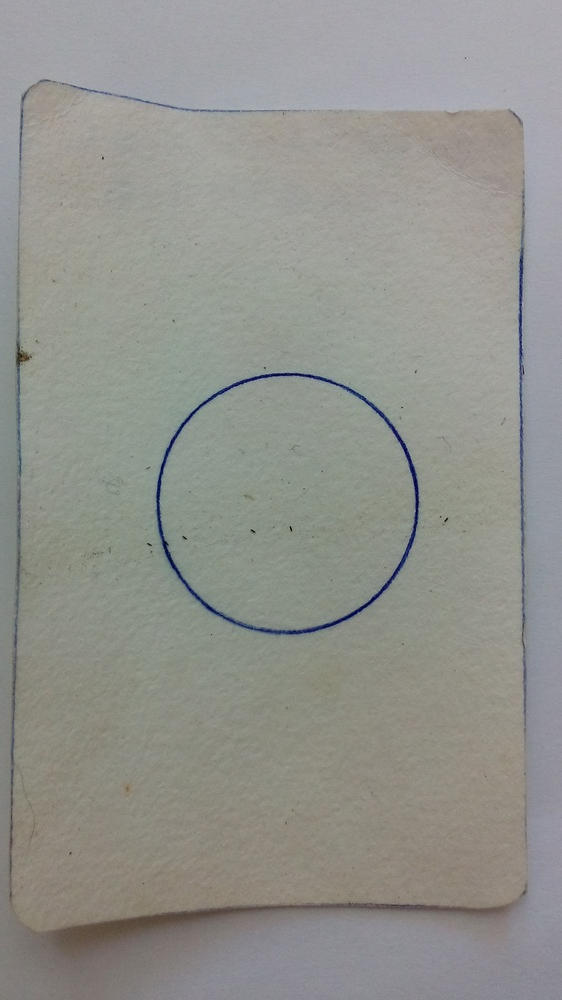
#> input picture samples/06.4SEM.CENC.INTRA.SONY.jpg, 562 x 1000 px, shrunk from 1728 x 3072 before the run; its folder holds only this picture in this run
$ python -i Detection.py   (imports and definitions only)
#> lines starting #> are read from the running program, lines starting #| are printed output that depends on the picture; after the words box and inside, x2 and y2 are one past the last pixel; in counts of white or black regions, pixels touching at a corner belong together
#> further down, picture is the input picture: shape (1000, 562, 3); mean B, G, R 141.1, 146.6, 145.8
# -*- coding: utf-8 -*-

import cv2
import numpy as np

from skimage import io, feature, img_as_ubyte, morphology, transform, measure, draw, exposure, color
from scipy.spatial import distance
from scipy.ndimage.morphology import binary_fill_holes
from sklearn.cluster import KMeans

# Detect the central circle. This is useful to correctly crop the palette image
# image: rgb image
def detect_circle_mark(image):

	# first step: segmenting the central circle using Canny
	gsimage = cv2.cvtColor(image, cv2.COLOR_BGR2GRAY)

	# local histogram equalization
	clahe = cv2.createCLAHE(clipLimit=1.0, tileGridSize=(2,2))
	gsimage = clahe.apply(gsimage)
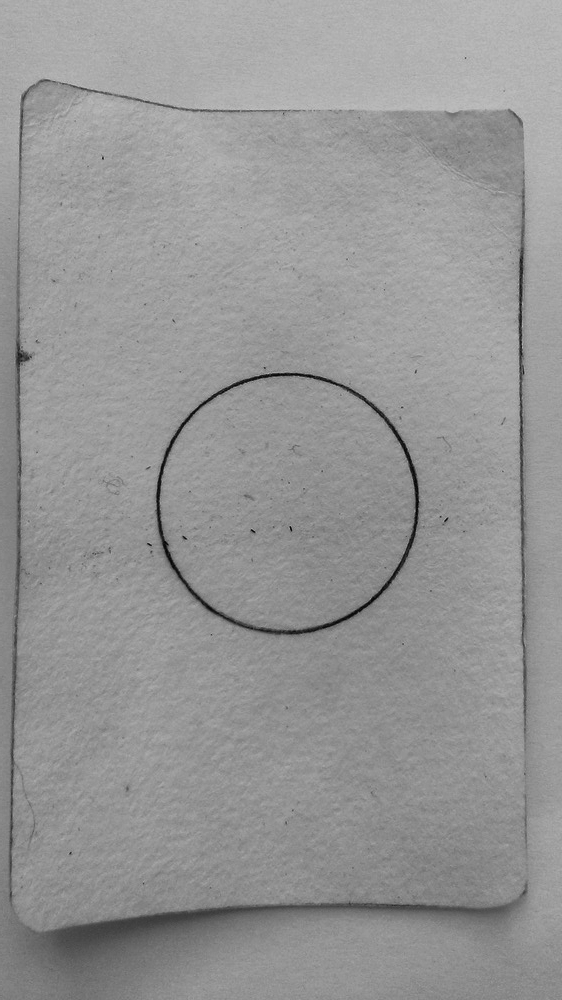
#> gsimage: shape (1000, 562); min 3, max 193, mean 149.6

	bimage = feature.canny(gsimage, sigma=3)
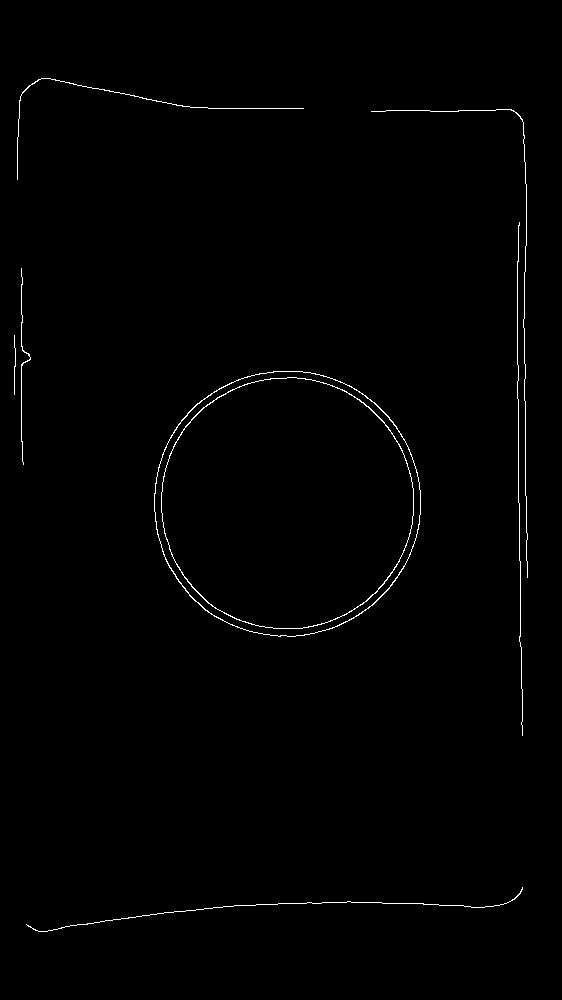
#> bimage: shape (1000, 562) bool; 0.75% white in thin lines or dots, all inside (x1, y1, x2, y2) = (14, 78, 528, 932)
	bimage = img_as_ubyte(bimage) # converting image format to unsigned byte


	# dilating the circle. It makes easy the identification performed by ransac algorithm.
	#bimage = morphology.dilation(bimage, morphology.disk(6))
	coords = np.column_stack(np.nonzero(bimage))
#> coords = 4192 pairs, first value 78 to 931, second value 14 to 527

	# detecting circle using ransac.
	if len(coords) > 0:
		model, inliers = measure.ransac(coords, measure.CircleModel, min_samples=3, residual_threshold=1, max_trials=1000)

	else:
		return None

	# checking if the radius has an acceptable value
	gsrows, gscols = gsimage.shape
#> gsrows = 1000; gscols = 562

	for param in model.params:
		if param < 0: #or (param > gsrows or param > gscols):
			return None
#> this loop made 3 passes
#> param on passes 1 to 3: 502.9, 286.4, 133


	rr, cc = draw.circle_perimeter(int(model.params[0]), int(model.params[1]), int(model.params[2]), shape=image.shape)
#> rr = 752 values, max 634 at index 0, min 370 at index 1, mean 502; cc = 752 values, max 418 at index 4, min 154 at index 6, mean 286
	gsimage[rr, cc] = 0
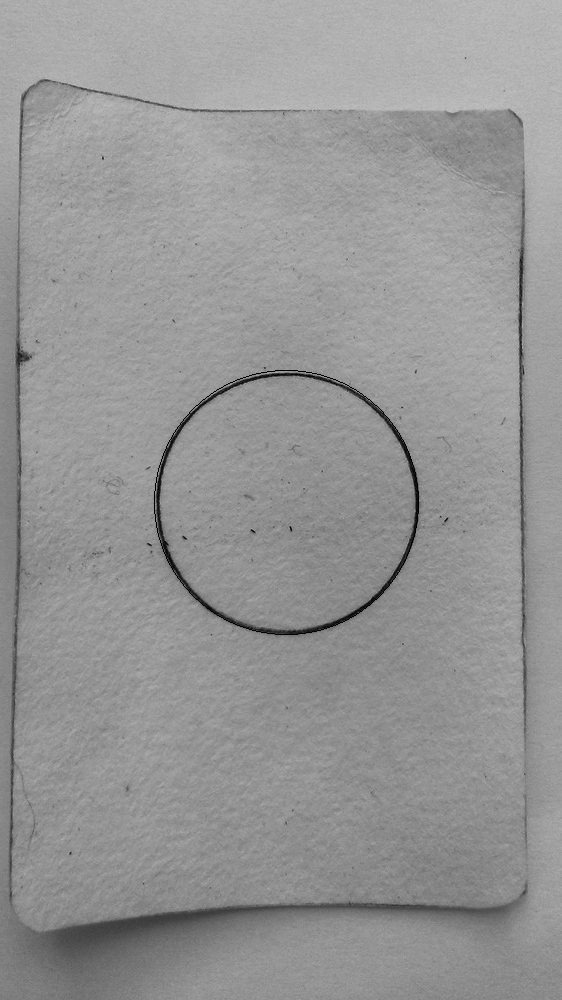
#> gsimage: shape (1000, 562); 0.13% of pixels changed, all inside (x1, y1, x2, y2) = (154, 370, 419, 635)

	#io.imsave("/home/joaoherrera/Desktop/outw.jpg", gsimage)

	return model.params # center X, center Y, radius


# Detect the contour of all objects in the image
# bimage: binary image
# [265 lines left out: functions object_detection, _second_point_line_eq, shape_detection, get_object_area, get_object_color, lbpriu2_texture_analysis, not called in this run]

>>> import cv2
>>> picture = cv2.imread('samples/06.4SEM.CENC.INTRA.SONY.jpg')
>>> result = detect_circle_mark(picture)
#> result = (502.9, 286.4, 133)

$ run again, on samples/24.1SEM.CENC.INTRA.SONY.jpg
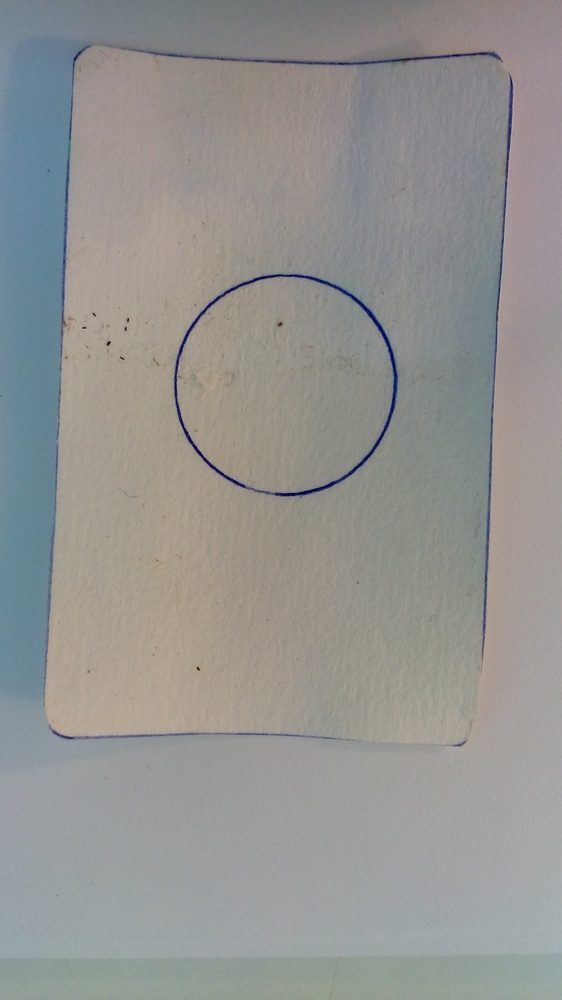
#> input picture samples/24.1SEM.CENC.INTRA.SONY.jpg, 562 x 1000 px, shrunk from 1728 x 3072 before the run
#> picture is the input picture: shape (1000, 562, 3); mean B, G, R 145.2, 147.6, 147.7
#> in detect_circle_mark, `bimage = feature.canny(gsimage, sigma=3)`:
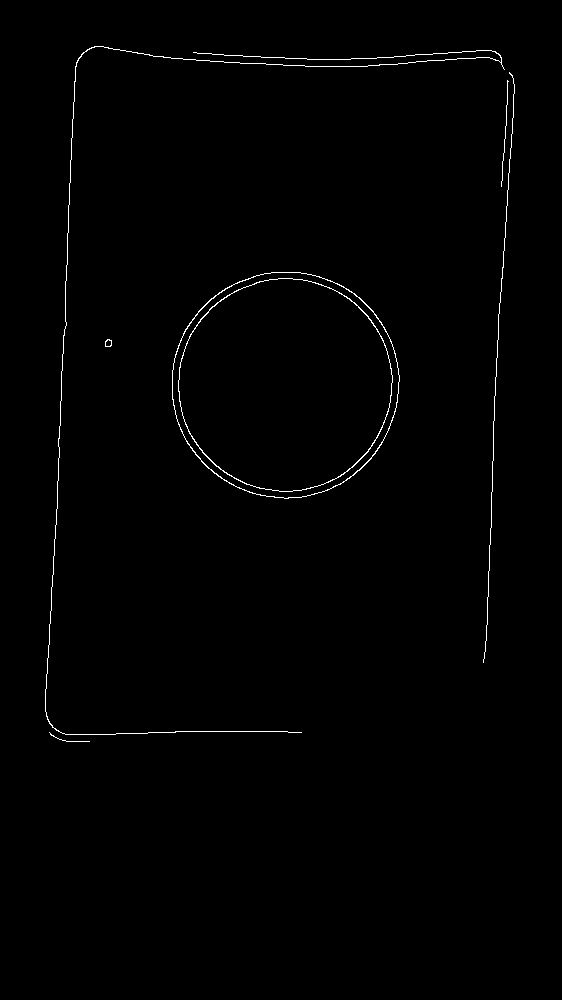
#> bimage: shape (1000, 562) bool; 0.72% white in thin lines or dots, all inside (x1, y1, x2, y2) = (45, 46, 515, 742)
#> coords = 4066 pairs, first value 46 to 741, second value 45 to 514
#> the loop in detect_circle_mark, `for param in model.params:` made 3 passes
#> param on passes 1 to 3: 384.3, 285, 106.5
#> rr = 608 values, max 490 at index 0, min 278 at index 1, mean 384; cc = 608 values, max 390 at index 4, min 178 at index 6, mean 284
#> in detect_circle_mark, `gsimage[rr, cc] = 0`:
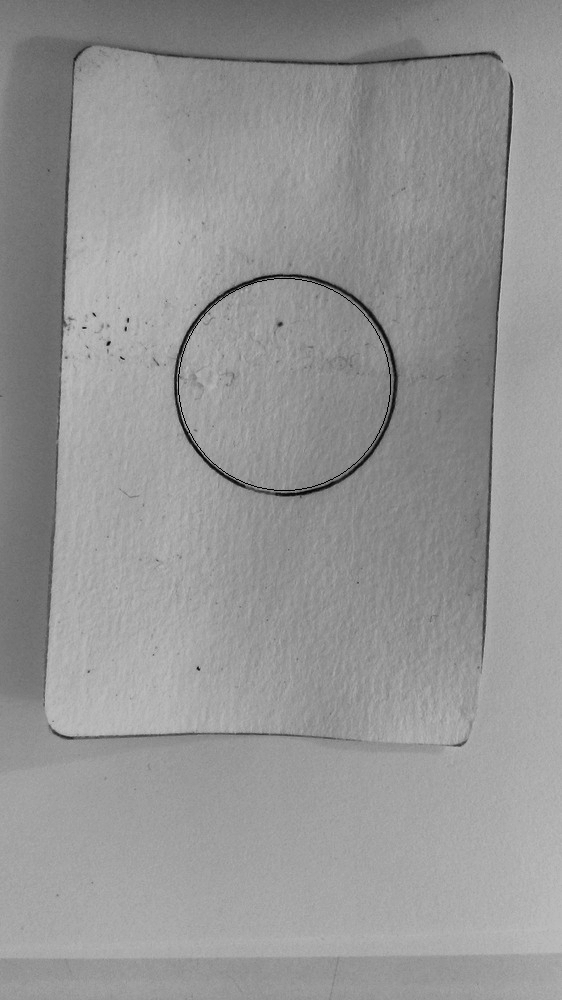
#> gsimage: shape (1000, 562); min 0, max 195, mean 149
#> result = (384.3, 285, 106.5)

$ run again, on samples/36.2SEM.CENC.PERI.SONY.jpg
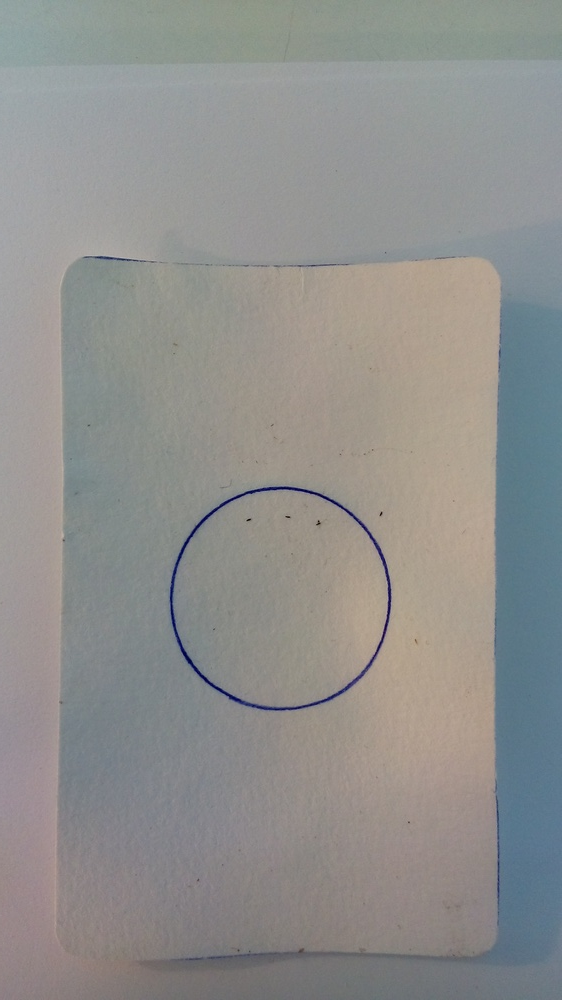
#> input picture samples/36.2SEM.CENC.PERI.SONY.jpg, 562 x 1000 px, shrunk from 1728 x 3072 before the run
#> picture is the input picture: shape (1000, 562, 3); mean B, G, R 141.4, 143.5, 143.6
#> in detect_circle_mark, `bimage = feature.canny(gsimage, sigma=3)`:
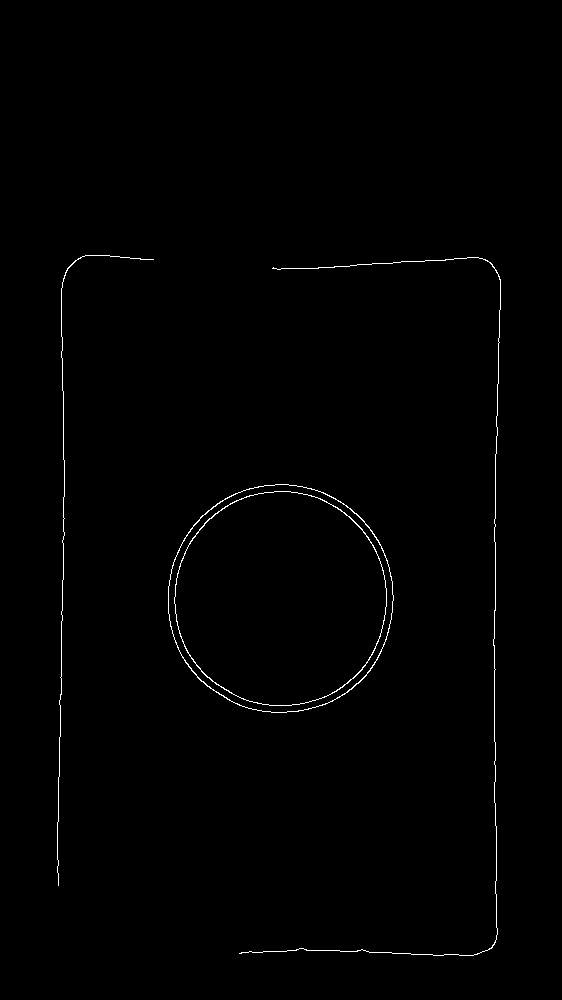
#> bimage: shape (1000, 562) bool; 0.62% white in thin lines or dots, all inside (x1, y1, x2, y2) = (57, 255, 501, 956)
#> coords = 3482 pairs, first value 255 to 955, second value 57 to 500
#> the loop in detect_circle_mark, `for param in model.params:` made 3 passes
#> param on passes 1 to 3: 598.1, 280.1, 113.4
#> rr = 648 values, max 711 at index 0, min 485 at index 1, mean 598; cc = 648 values, max 393 at index 4, min 167 at index 6, mean 280
#> in detect_circle_mark, `gsimage[rr, cc] = 0`:
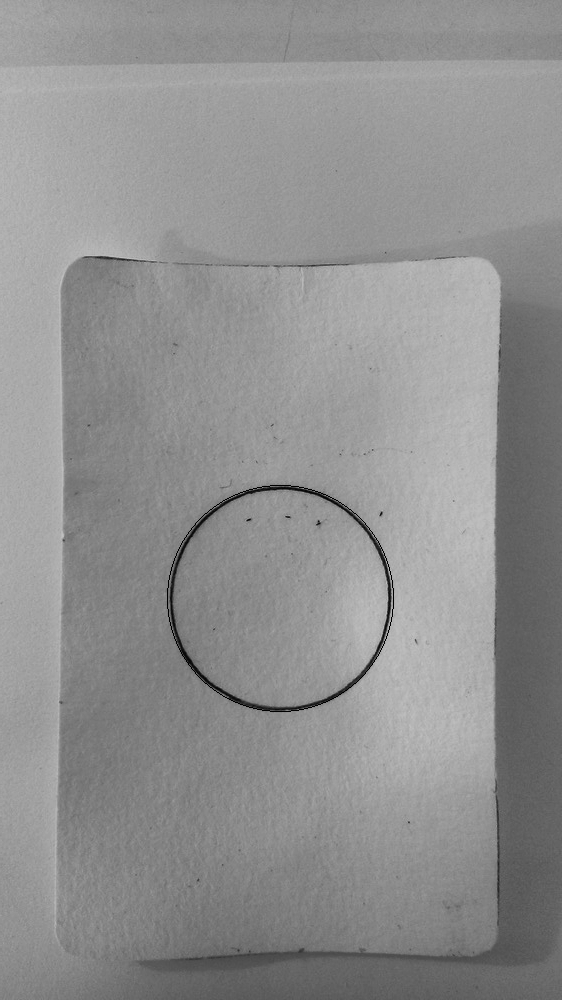
#> gsimage: shape (1000, 562); min 0, max 195, mean 144
#> result = (598.1, 280.1, 113.4)

$ run again, on samples/36.4SEM.CENC.PERI.SONY.jpg
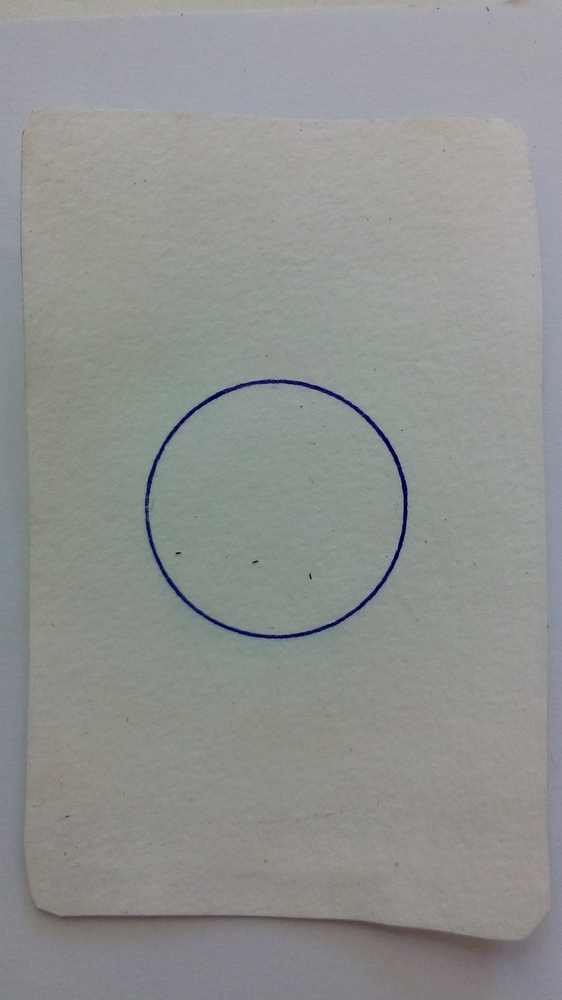
#> input picture samples/36.4SEM.CENC.PERI.SONY.jpg, 562 x 1000 px, shrunk from 1728 x 3072 before the run
#> picture is the input picture: shape (1000, 562, 3); mean B, G, R 143.9, 146.1, 144.2
#> in detect_circle_mark, `bimage = feature.canny(gsimage, sigma=3)`:
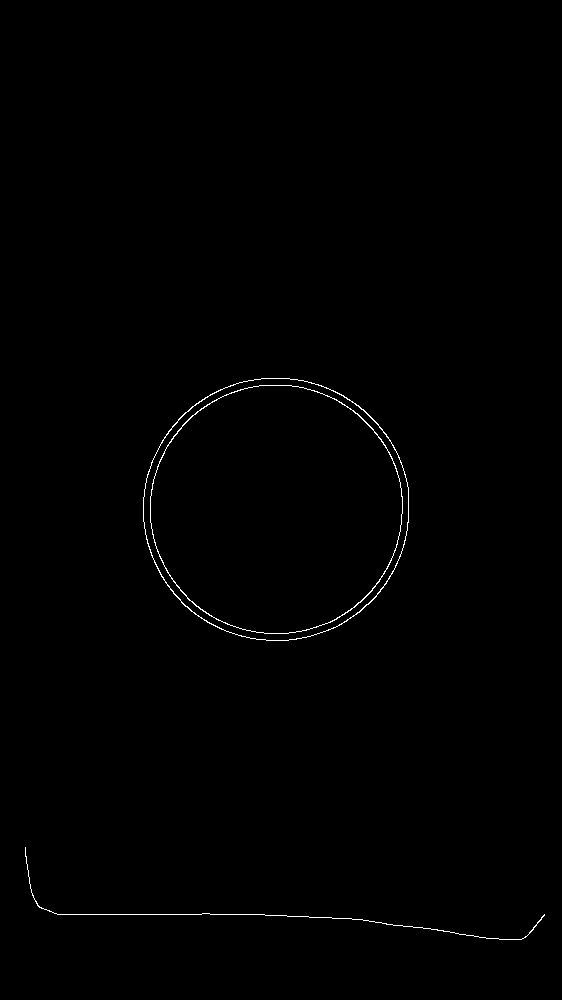
#> bimage: shape (1000, 562) bool; 0.43% white in thin lines or dots, all inside (x1, y1, x2, y2) = (25, 378, 545, 940)
#> coords = 2444 pairs, first value 378 to 939, second value 25 to 544
#> the loop in detect_circle_mark, `for param in model.params:` made 3 passes
#> param on passes 1 to 3: 508.9, 275.6, 132
#> rr = 744 values, max 639 at index 0, min 377 at index 1, mean 508; cc = 744 values, max 406 at index 4, min 144 at index 6, mean 275
#> in detect_circle_mark, `gsimage[rr, cc] = 0`:
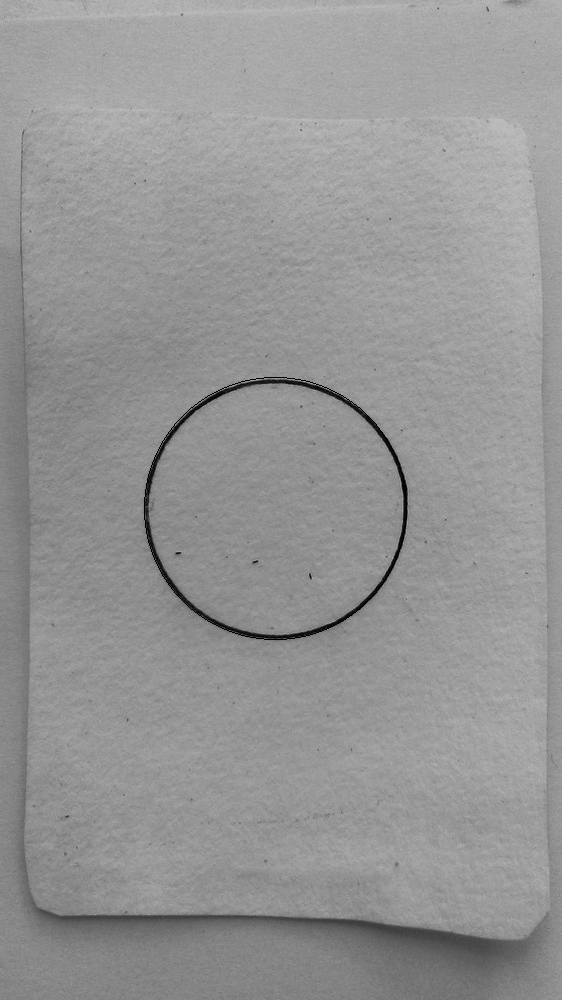
#> gsimage: shape (1000, 562); min 0, max 191, mean 149
#> result = (508.9, 275.6, 132)
